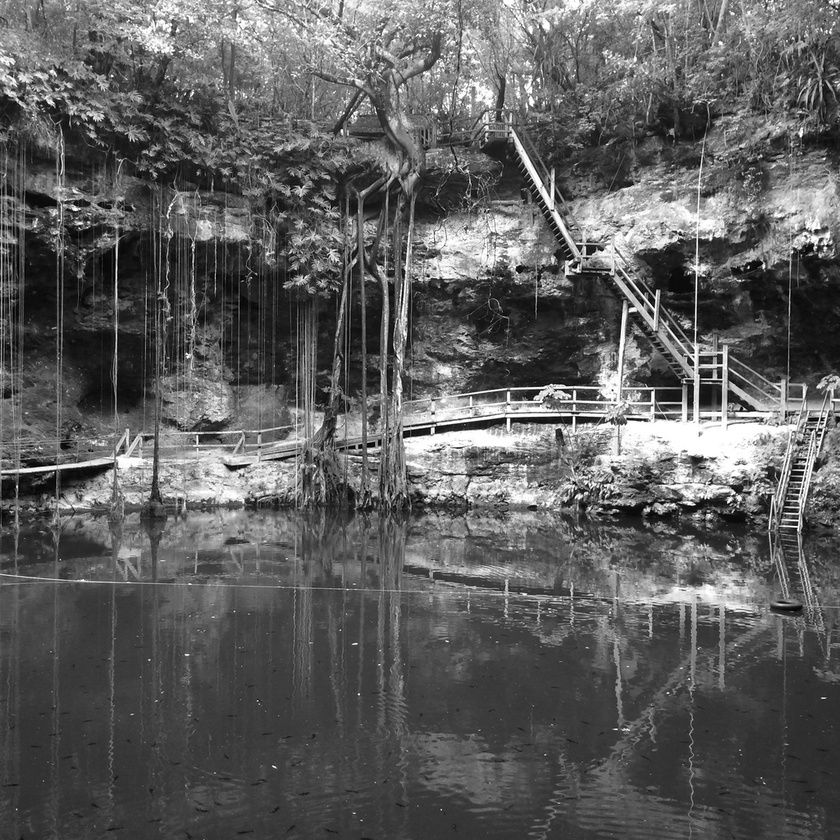
%> input picture images/Ek_Balam.jpg, 840 x 840 px, shrunk from 1024 x 1024 before the run
$ octave Inverse_phase.m   (GNU Octave 9; MATLAB toolbox functions it lacks are replaced by stand-ins)
%> lines starting %> are read from the running program, lines starting %| are printed output that depends on the picture
name1 = 'images/Ek_Balam.jpg';
name2 = 'images/Valladolid.jpg';

% Read 2 images
X1 = imread(name1);
%> X1 is the input picture: size 840x840 uint8; min 0, max 255, mean 93.7
X2 = imread(name2);
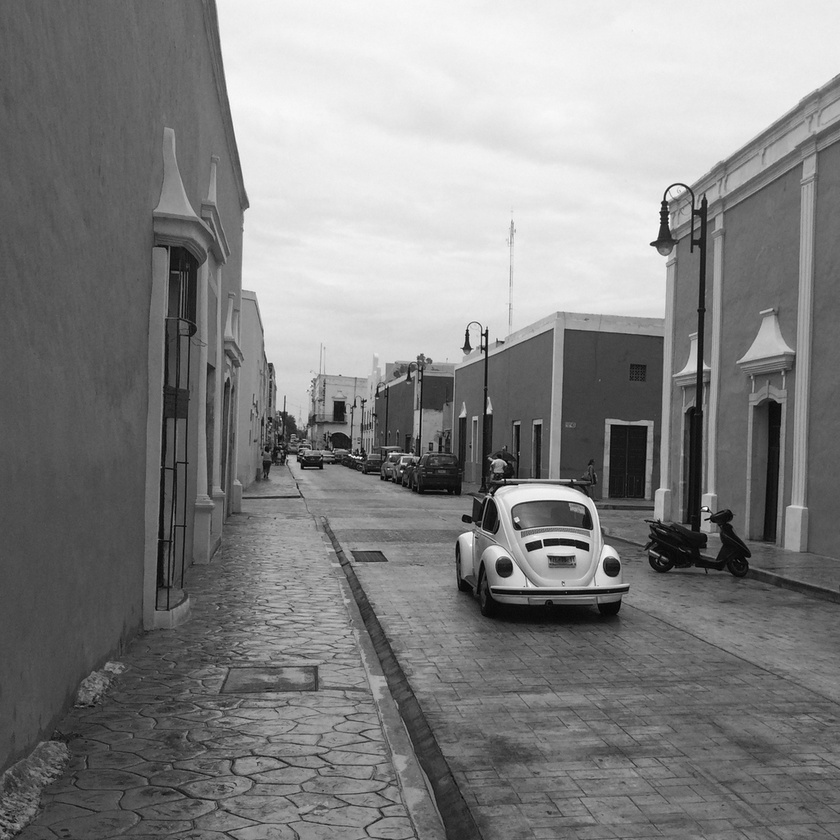
%> input picture images/Valladolid.jpg, 840 x 840 px, shrunk from 1024 x 1024 before the run
%> X2 is the input picture: size 840x840 uint8; min 0, max 255, mean 131.2
imwrite(X1, 'image1.jpeg')
imwrite(X2, 'image2.jpeg')

% Perform their fourier transform
F1 = fft2(X1);
F2 = fft2(X2);

% Inverse their phases
phase1 = F1 ./ abs(F1);
phase2 = F2 ./ abs(F2);
Ff1 = abs(F1).*phase2;
Ff2 = abs(F2).*phase1;

% Inverse Fourier
iX1 = ifft2(Ff1);
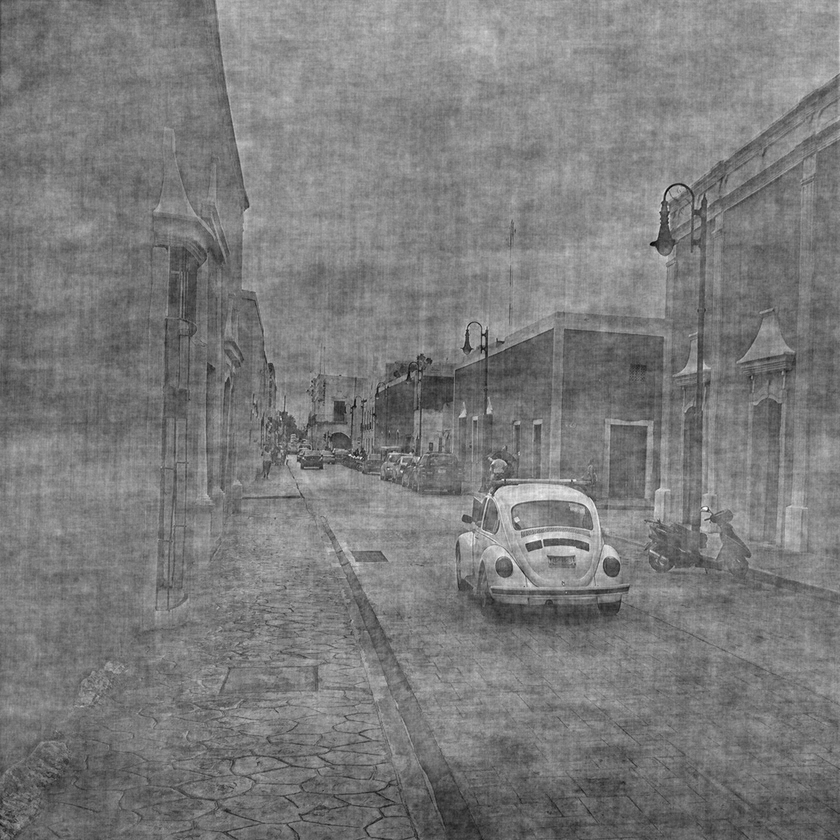
%> iX1: size 840x840 double; min -203, max 407.6, mean 93.7; drawn with min black and max white
iX2 = ifft2(Ff2);
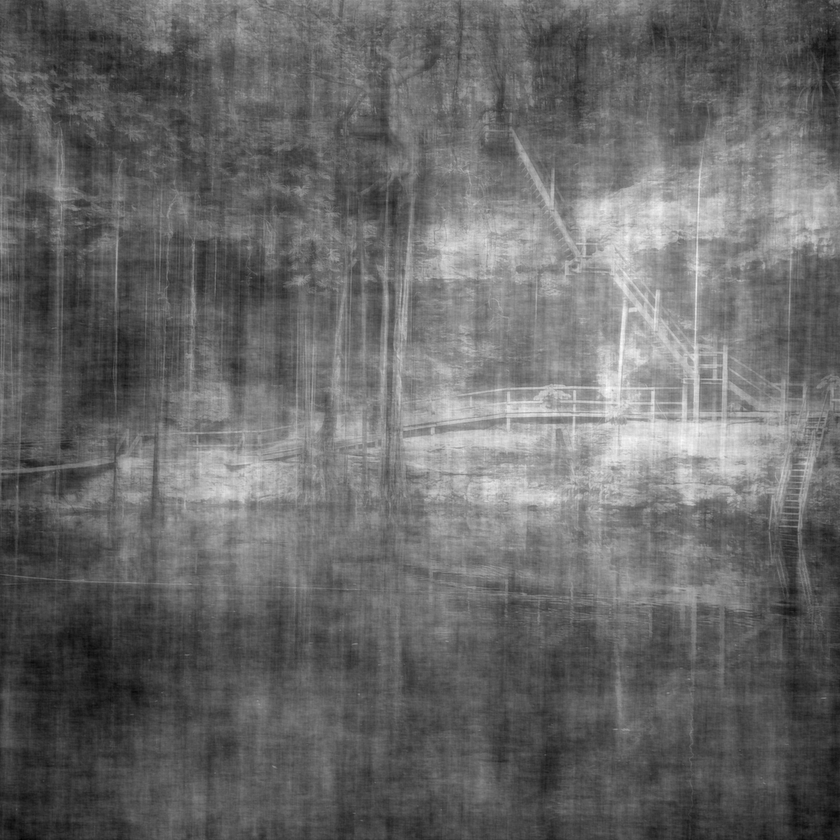
%> iX2: size 840x840 double; min -46.5, max 384.2, mean 131.2; drawn with min black and max white
imwrite(uint8(iX1), 'image1_phase2.jpeg')
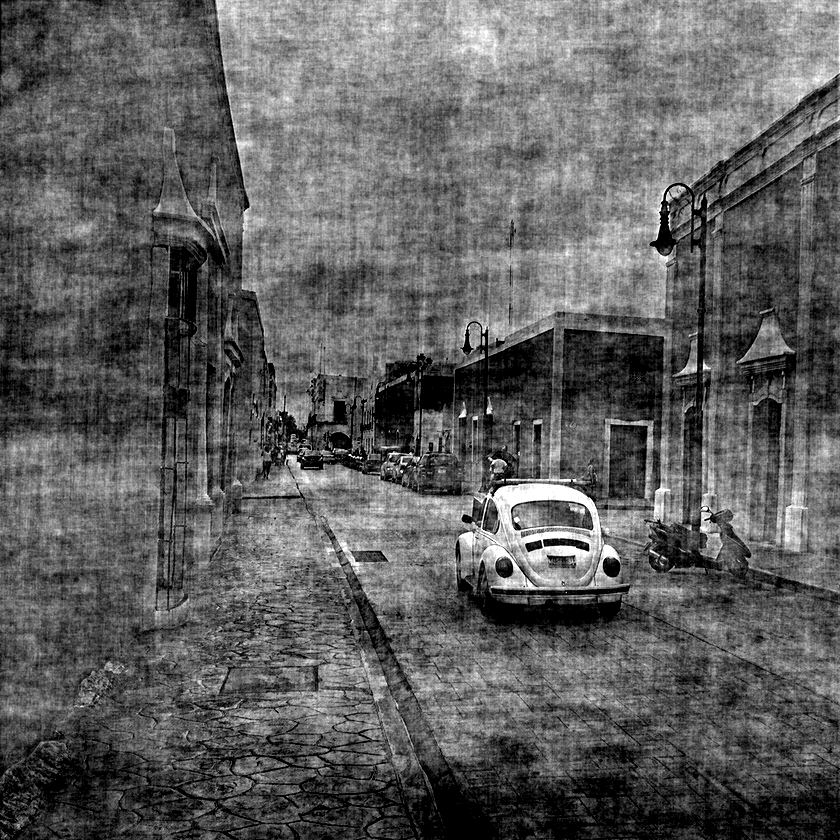
%> saved as image1_phase2.jpeg: size 840x840 uint8; min 0, max 255, mean 94.9
imwrite(uint8(iX2), 'image2_phase1.jpeg')
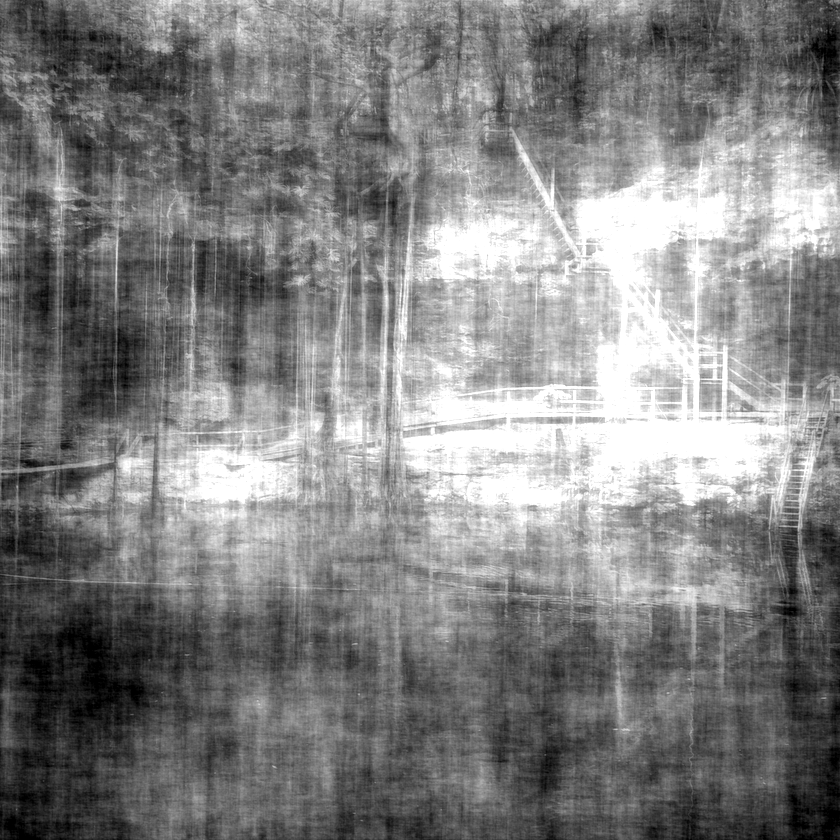
%> saved as image2_phase1.jpeg: size 840x840 uint8; min 0, max 255, mean 129.5
